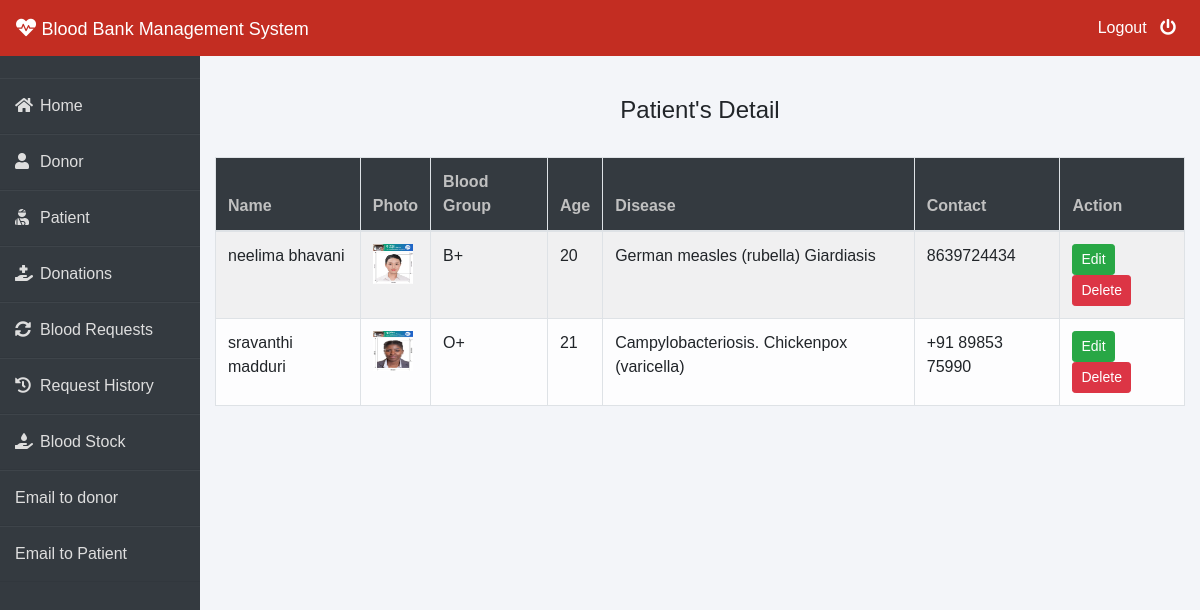
/admin-patient (signed in), run on the app's committed database.
### patient/models.py (models this page shows, shortened)
class Patient(models.Model):
    user=models.OneToOneField(User,on_delete=models.CASCADE)
    profile_pic= models.ImageField(upload_to='profile_pic/Patient/',null=True,blank=True)
    age=models.PositiveIntegerField()
    bloodgroup=models.CharField(max_length=10)
    disease=models.CharField(max_length=100)
    doctorname=models.CharField(max_length=50)
    address = models.CharField(max_length=40)
    mobile = models.CharField(max_length=20,null=False)
    @property
    def get_name(self):
        return self.user.first_name+" "+self.user.last_name

### blood/views.py (the view)
# urls.py: path('admin-patient', views.admin_patient_view,name='admin-patient'),
@login_required(login_url='adminlogin')
def admin_patient_view(request):
    patients=pmodels.Patient.objects.all()
    return render(request,'blood/admin_patient.html',{'patients':patients})

### templates/blood/admin_patient.html
{% extends 'blood/adminbase.html' %}
{% block content %}
{% load widget_tweaks %}
{%load static%}
<br><br>
<div class="container">
    <H4 class="text-center">Patient's Detail</H4><br>
    <table class="table table-light table-hover table-bordered table-striped">
        <thead class="bg-dark">
            <tr>
                <th scope="col" style="color: rgb(192, 192, 192);">Name</th>
                <th scope="col" style="color: rgb(192, 192, 192);">Photo</th>
                <th scope="col" style="color: rgb(192, 192, 192);">Blood Group</th>
                <th scope="col" style="color: rgb(192, 192, 192);">Age</th>
                <th scope="col" style="color: rgb(192, 192, 192);">Disease</th>
                <th scope="col" style="color: rgb(192, 192, 192);">Contact</th>
                <th style="color: rgb(192, 192, 192);">Action</th>
            </tr>
        </thead>
        <tbody>
            {% for t in patients %}
            <tr>
                <td> {{t.get_name}}</td>
                <td> <img src="{% static t.profile_pic.url %}" alt="Profile Pic" height="40px" width="40px" /></td>
                <td>{{t.bloodgroup}}</td>
                <td>{{t.age}}</td>
                <td>{{t.disease}}</td>
                <td>{{t.mobile}}</td>
                <td>
                    <button class="btn btn-success btn-sm"><a  style="text-decoration: none;color: white;" href="{% url 'update-patient' t.id  %}">Edit</a> </button>
                    <button class="btn btn-danger btn-sm"><a  style="text-decoration: none;color: white;" href="{% url 'delete-patient' t.id  %}">Delete</a> </button>
                </td>
            </tr>
            {% endfor %}
        </tbody>
    </table>
</div>
{% endblock content %}

### templates/blood/adminbase.html (style rules this page uses)
* { margin: 0; padding: 0; box-sizing: border-box; list-style: none; text-decoration: none; font-family: 'Josefin Sans', sans-serif; }
body { background-color: #f3f5f9; }

### data on the page
Patient: get_name "neelima bhavani", profile_pic (picture), bloodgroup "B+", age "20", disease "German measles (rubella) Giardiasis", mobile "8639724434"
Patient: get_name "sravanthi madduri", profile_pic (picture), bloodgroup "O+", age "21", disease "Campylobacteriosis. Chickenpox (varicella)", mobile "+91 89853 75990"
